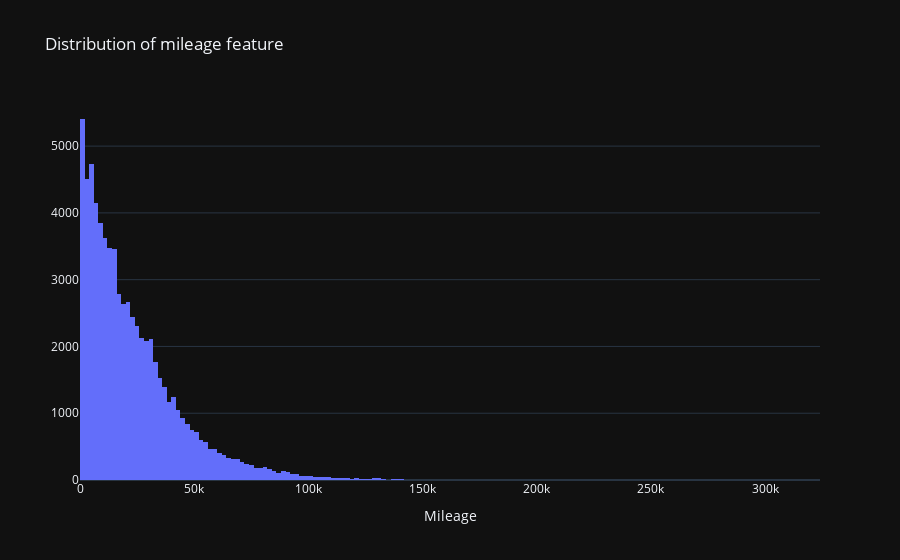

The notebook cell saved with this chart:
### Code cell
fig = go.Figure()

fig.add_trace(go.Histogram(
    x = data['mileage'],
    nbinsx = 170
))

fig.update_layout(
    title_text = 'Distribution of mileage feature',
    template = 'plotly_dark',
    xaxis_title = 'Mileage'
)

### Figure 1 — Plotly figure (JSON) as saved in the notebook; plotly's stock layout.template omitted (floating-point values rounded to 4 significant figures; data arrays with more than 128 entries replaced by an {"elided": "..."} marker saying what was removed)
{"data": [{"nbinsx": 170, "type": "histogram", "x": {"elided": "70398 int values"}}], "layout": {"title": {"text": "Distribution of mileage feature"}, "xaxis": {"title": {"text": "Mileage"}}}}
